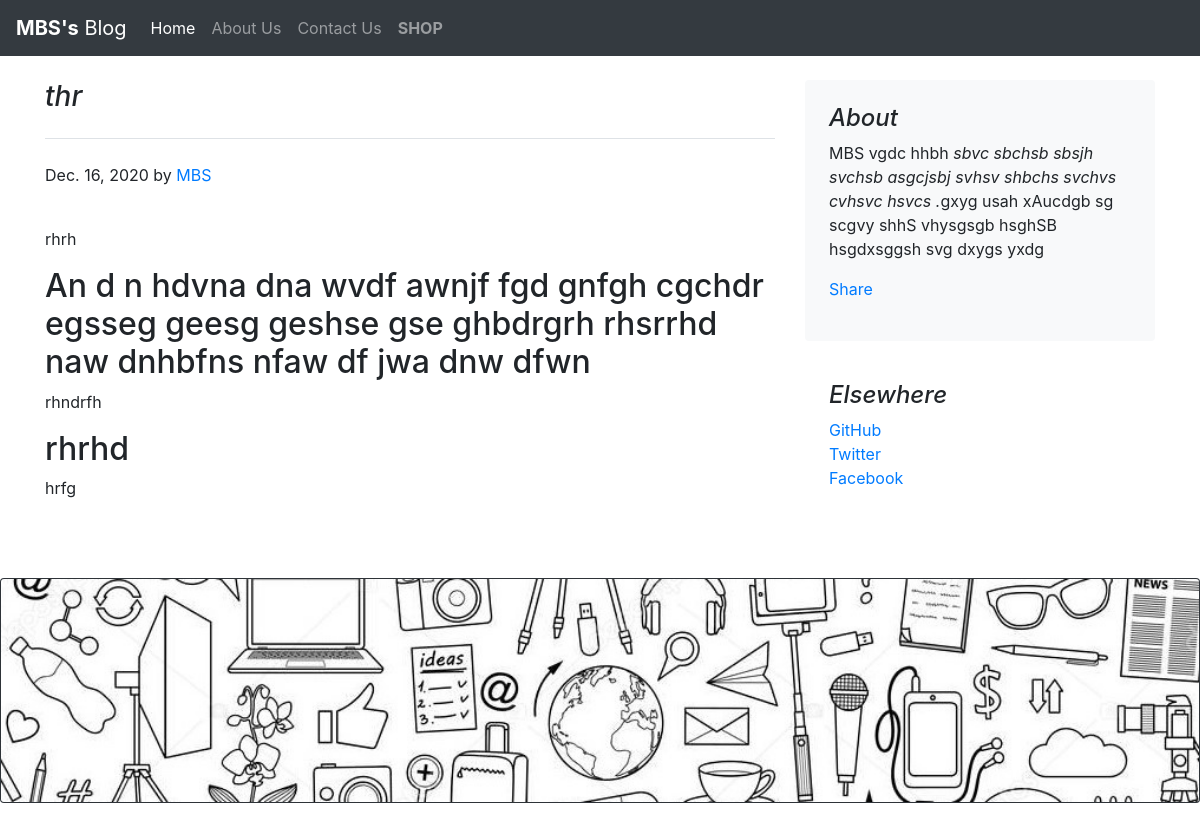
The app's page /blog/blogpost/2 with its own data.
### blog/models.py (models this page shows)
class Blogpost(models.Model):
    post_id = models.AutoField(primary_key=True)
    title = models.CharField(max_length=50)
    head0 = models.CharField(max_length=500, default="")
    chead0 = models.CharField(max_length=5000, default="")
    head1 = models.CharField(max_length=500, default="")
    chead1 = models.CharField(max_length=5000, default="")
    head2 = models.CharField(max_length=500, default="")
    chead2 = models.CharField(max_length=5000, default="")
    pub_date = models.DateField()
    thumbnail = models.ImageField(upload_to='shop/images', default="")
    def __str__(self):
        return self.title

### blog/views.py (the view)
# urls.py: path('blogpost/<int:id>', views.blogpost ,name="blogPost"),
def blogpost(request, id):
    post = Blogpost.objects.filter(post_id = id)[0]
    print(post)
    return render(request, 'blog/blogpost.html',{'post':post})

### blog/templates/blog/blogpost.html (shortened to what this page needs)
{% extends 'blog/basic.html' %}
{% block body %}
<div class="container">
    <div class="row mt-4">
        <div class="col-md-8 blog-main">
            <h3 class="pb-4 mb-4 font-italic border-bottom">
                {{post.title}}
            </h3>
            <div class="blog-post">
                <p class="blog-post-meta">{{post.pub_date}} by <a href="#">MBS</a></p>
                <div class="fb-like" data-href="http://127.0.0.1:8000/blog/blogpost/{{post.post_id}}" data-layout="standard" data-action="like" data-size="large" data-show-faces="false" data-share="true"></div><br>
                <p>{{post.chead0}}</p>
                <h2>{{post.head1}}</h2>
                <p>{{post.chead1}}</p>
                <h2>{{post.head2}}</h2>
                <p>{{post.chead2}}</p>
            </div>
        </div>
        <aside class="col-md-4 blog-sidebar">
            <div class="p-4 mb-3 bg-light rounded">
                <h4 class="font-italic">About</h4>
                <p class="mb-0">MBS vgdc hhbh <em>sbvc sbchsb sbsjh svchsb asgcjsbj svhsv shbchs svchvs cvhsvc hsvcs .</em>gxyg usah xAucdgb sg scgvy shhS vhysgsgb hsghSB hsgdxsggsh svg dxygs yxdg</p>
                <div class="my-3 fb-share-button" data-href="http://127.0.0.1:8000/blog/blogpost/{{post.post_id}}" data-layout="button_count" data-size="large"><a target="_blank" href="https://www.facebook.com/sharer/sharer.php?u=http%3A%2F%2F127.0.0.1%3A8000%2Fblog%2Fblogpost%2F4&src=sdkpreparse" class="fb-xfbml-parse-ignore">Share</a></div>
            </div>
            <div class="p-4">
                <h4 class="font-italic">Elsewhere</h4>
                <ol class="list-unstyled">
                    <li><a href="#">GitHub</a></li>
                    <li><a href="#">Twitter</a></li>
                    <li><a href="#">Facebook</a></li>
                </ol>
            </div>
        </aside>
    </div>
</div>
{% endblock %}

### records on screen
Blogpost: title "thr", pub_date "Dec. 16, 2020", chead0 "rhrh", head1 "An d n hdvna dna wvdf awnjf fgd gnfgh cgchdr egsseg geesg geshse gse ghbdrgrh rhsrrhd naw dnhbfns nfaw df jwa dnw dfwn", chead1 "rhndrfh", head2 "rhrhd", chead2 "hrfg"
